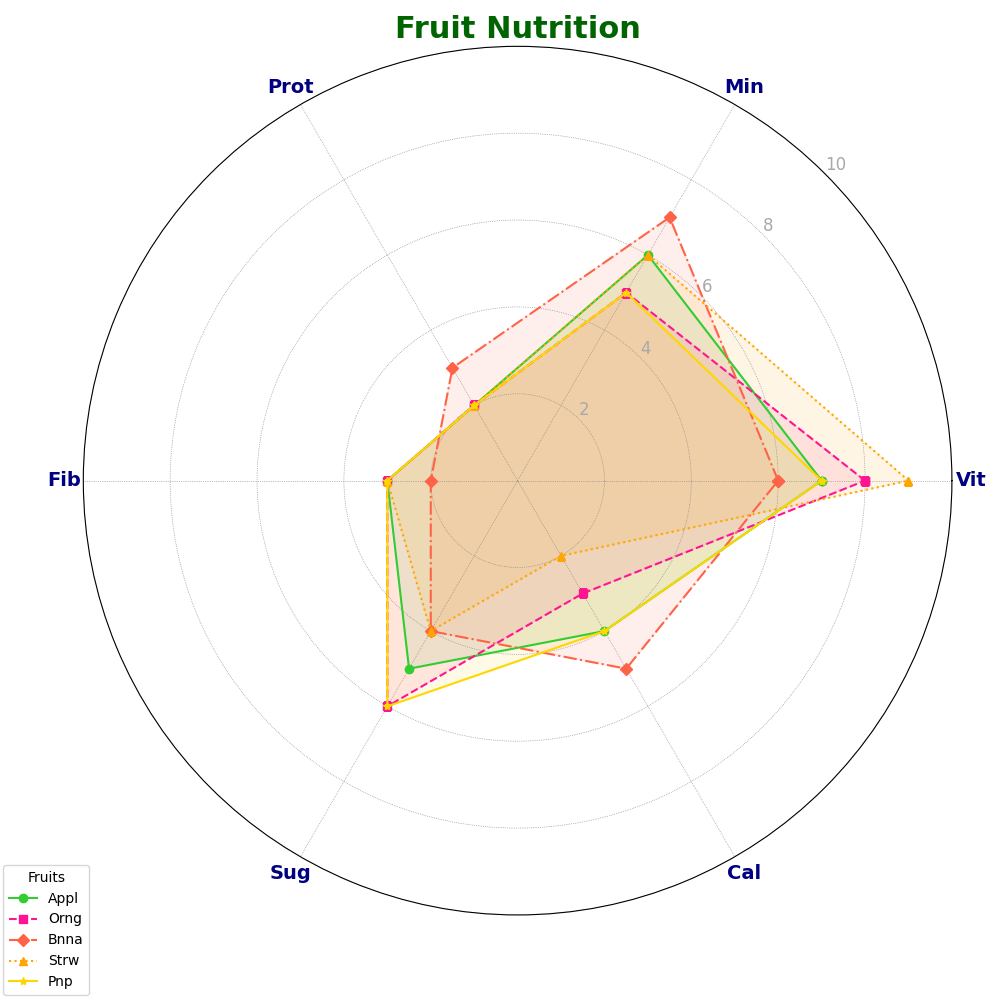

The script that drew this image:
import numpy as np
import matplotlib.pyplot as plt
from math import pi

categories = ['Vit', 'Min', 'Prot', 'Fib', 'Sug', 'Cal']
num_vars = len(categories)

fruit_scores = {
    'Appl': [7, 6, 2, 3, 5, 4],
    'Orng': [8, 5, 2, 3, 6, 3],
    'Bnna': [6, 7, 3, 2, 4, 5],
    'Strw': [9, 6, 2, 3, 4, 2],
    'Pnp': [7, 5, 2, 3, 6, 4]
}

fig, ax = plt.subplots(figsize=(10, 10), subplot_kw=dict(polar=True))

angles = np.linspace(0, 2 * pi, num_vars, endpoint=False).tolist()
angles += angles[:1]

# Manually shuffled colors
colors = ['#32CD32', '#FF1493', '#FF6347', '#FFA500', '#FFD700']
line_styles = ['-', '--', '-.', ':', '-']
markers = ['o', 's', 'D', '^', '*']

for idx, (fruit, scores) in enumerate(fruit_scores.items()):
    scores += scores[:1]
    ax.plot(angles, scores, color=colors[idx], linestyle=line_styles[idx % 5], marker=markers[idx % 5], label=fruit)
    ax.fill(angles, scores, alpha=0.1, color=colors[idx])

plt.xticks(angles[:-1], categories, color='navy', size=14, weight='bold')
ax.set_rlabel_position(45)
plt.yticks([2, 4, 6, 8, 10], ["2", "4", "6", "8", "10"], color="darkgrey", size=12)
plt.ylim(0, 10)

plt.legend(loc='lower left', bbox_to_anchor=(-0.1, -0.1), fontsize=10, title="Fruits")
ax.grid(color='grey', linestyle=':', linewidth=0.5)
plt.title('Fruit Nutrition', size=22, color='darkgreen', ha='center', fontweight='semibold')

plt.tight_layout()
plt.show()
